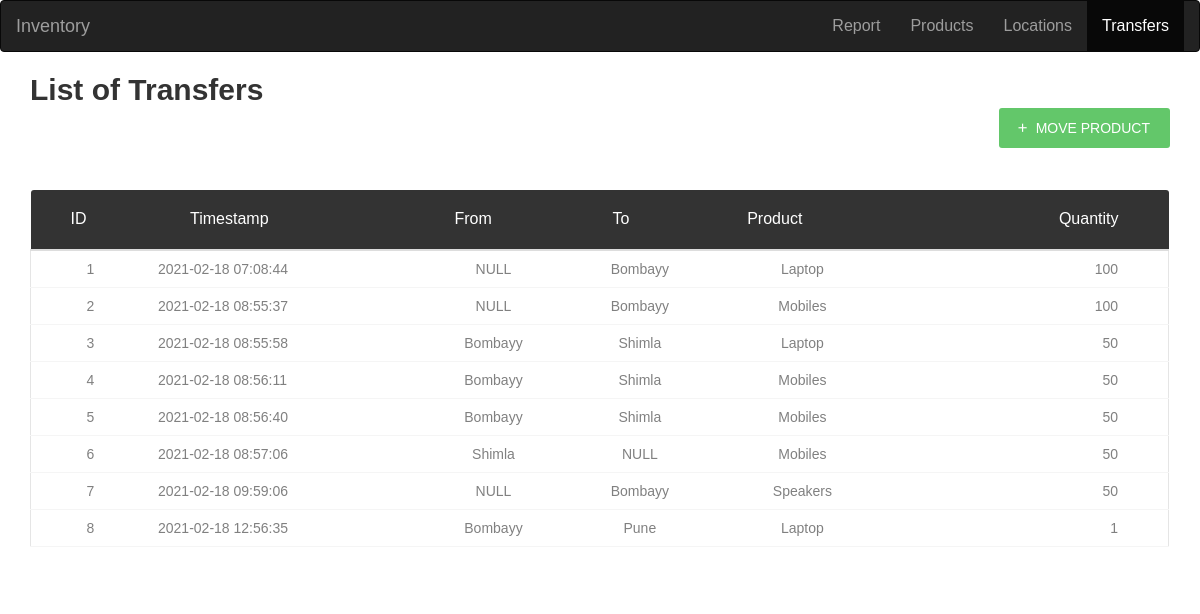
Page /transfers on the earlier database version.
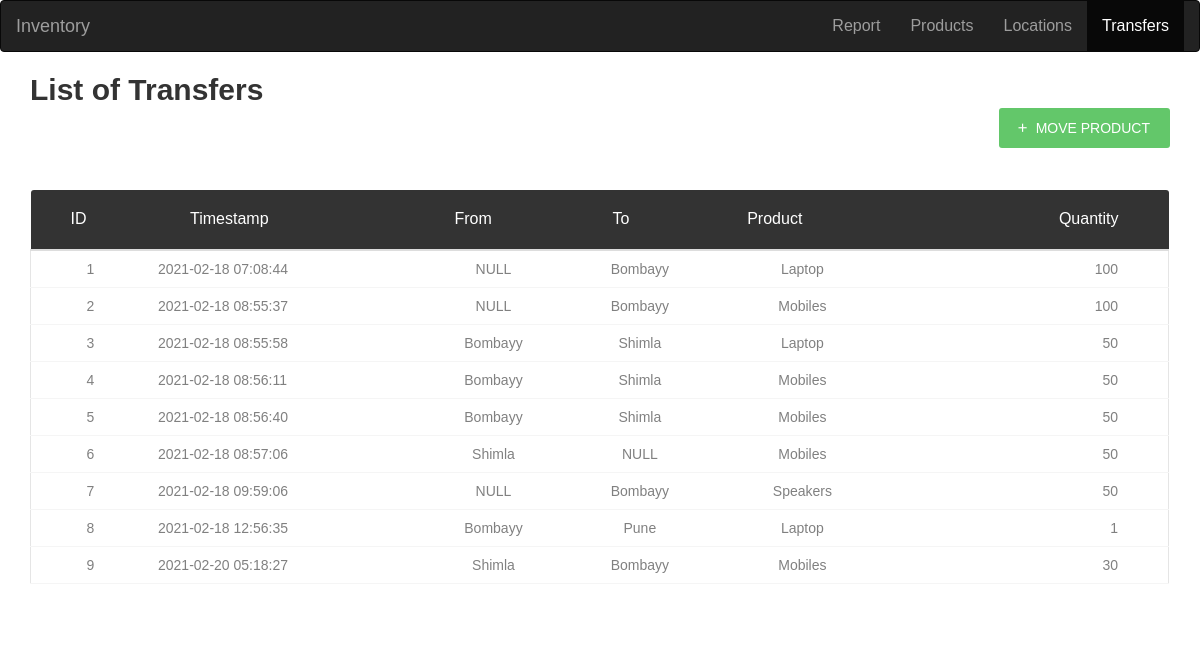
Same page on the later database version.
### tables this page shows
CREATE TABLE movement (
    movement_id INTEGER PRIMARY KEY AUTOINCREMENT,
    timestampp TIMESTAMP NOT NULL DEFAULT CURRENT_TIMESTAMP,
    from_l TEXT,
    to_l TEXT,
    prod_name TEXT NOT NULL,
    qty INTEGER NOT NULL,
    FOREIGN KEY(prod_name) REFERENCES product(prod_name),
    FOREIGN KEY(from_l) REFERENCES locationn(location_name),
    FOREIGN KEY(to_l) REFERENCES locationn(location_name)
);

### app.py (the view, shortened to what this page needs)
@app.route('/transfers', methods=('GET', 'POST'))
def transfers():
    conn = get_db_connection()
    m = conn.execute('SELECT * FROM movement').fetchall()
    p = conn.execute('SELECT * FROM product').fetchall()
    r = conn.execute('SELECT * FROM report').fetchall()
    l = conn.execute('SELECT location_name FROM locationn').fetchall()
    conn.close()
    return render_template('transfers.html', m=m, p=p,l=l, r=r)

### app.py (called while the page is built)
def get_db_connection():
    conn = sqlite3.connect('database.db')
    conn.row_factory = sqlite3.Row
    return conn

### templates/transfers.html (shortened to what this page needs)
{% extends 'base.html' %}
{% block content %}
<nav class="navbar navbar-inverse">
    <div class="container-fluid">
        <div class="navbar-header">
            <a class="navbar-brand" href="#">Inventory</a>
        </div>
        <ul class="nav navbar-nav" style="float:right">
            <li class=" nav-item"><a href="/">Report</a></li>
            <li><a class="nav-item" href="products">Products</a></li>
            <li><a class="nav-item" href="locationn">Locations</a></li>
            <li class="active"><a class="nav-item" href="transfers">Transfers</a></li>
        </ul>
    </div>
</nav>
<div class="container">
    <h2>List of Transfers</h2>
    <div style="float:right">
        <a href="#addModal" class="au-btn au-btn-icon au-btn--green au-btn--small" data-toggle="modal"><i
                class="zmdi zmdi-plus"></i> <span>Move Product</span></a>
    </div>
    <br>
    <br>
    <div class="row m-t-30">
        <div class="col-md-12">
            <div class="table-responsive m-b-40">
                <table class="table table-borderless table-data3">
                    <thead>
                        <tr>
                            <th>ID</th>
                            <th>Timestamp</th>
                            <th>from</th>
                            <th>to</th>
                            <th>Product</th>
                            <th>Quantity</th>
                        </tr>
                    </thead>
                    <tbody>
                        {%for i in m %}
                        <tr>
                            <td style="text-align: center;">{{ i['movement_id'] }}</td>
                            <td>{{ i['timestampp'] }}</td>
                            <td style="text-align: center;">{{ i['from_l'] }}</td>
                            <td style="text-align: center;">{{ i['to_l'] }}</td>
                            <td style="text-align: center;">{{ i['prod_name'] }}</td>
                            <td>{{ i['qty'] }}</td>
                        </tr>
                        {% endfor %}
                    </tbody>
                </table>
            </div>
        </div>
    </div>
</div>
{% endblock %}

### templates/base.html (shortened to what this page needs)
<!doctype html>
<html lang="en">
  <head>
    <link href="static/font-awesome-4.7/css/font-awesome.min.css" rel="stylesheet" media="all">
    <link href="static/mdi-font/css/material-design-iconic-font.min.css" rel="stylesheet" media="all">
    <link rel="stylesheet" href="https://maxcdn.bootstrapcdn.com/bootstrap/3.4.1/css/bootstrap.min.css">
    <link href="static/css/theme.css" rel="stylesheet" media="all">
  </head>
  <body>
        {% block content %} {% endblock %}
  </body>
</html>

Differences in the rows shown:
added movement: movement_id "9", timestampp "2021-02-20 05:18:27", from_l "Shimla", to_l "Bombayy", prod_name "Mobiles", qty "30"
